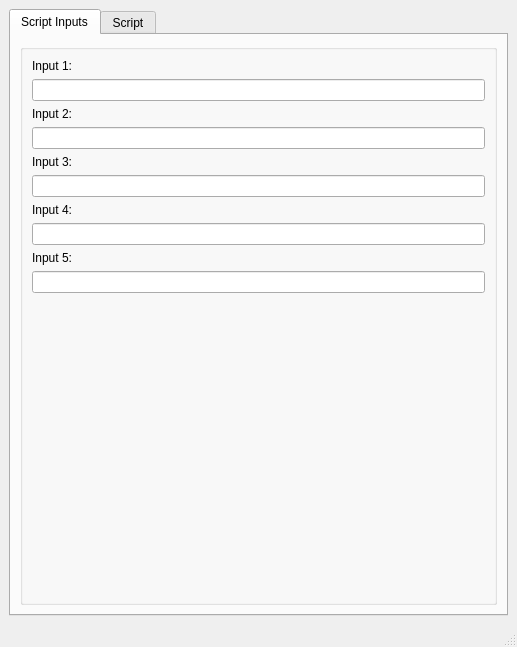
<ui version="4.0" >
 <class>MELGenerate</class>
 <widget class="QMainWindow" name="MELGenerate" >
  <property name="geometry" >
   <rect>
    <x>0</x>
    <y>0</y>
    <width>517</width>
    <height>647</height>
   </rect>
  </property>
  <property name="windowTitle" >
   <string>Texture Manager</string>
  </property>
  <widget class="QWidget" name="centralwidget" >
   <layout class="QGridLayout" name="gridLayout" >
    <item row="0" column="0" >
     <widget class="QTabWidget" name="tabWidget" >
      <property name="currentIndex" >
       <number>0</number>
      </property>
      <widget class="QWidget" name="tab" >
       <attribute name="title" >
        <string>Script Inputs</string>
       </attribute>
       <layout class="QGridLayout" name="gridLayout_3" >
        <item row="0" column="0" >
         <widget class="QGroupBox" name="groupBox" >
          <property name="title" >
           <string/>
          </property>
          <layout class="QVBoxLayout" name="verticalLayout" >
           <item>
            <widget class="QLabel" name="label" >
             <property name="text" >
              <string>Input 1:</string>
             </property>
            </widget>
           </item>
           <item>
            <widget class="QLineEdit" name="lineEdit_1" />
           </item>
           <item>
            <widget class="QLabel" name="label_1" >
             <property name="text" >
              <string>Input 2:</string>
             </property>
            </widget>
           </item>
           <item>
            <widget class="QLineEdit" name="lineEdit_2" />
           </item>
           <item>
            <widget class="QLabel" name="label_3" >
             <property name="text" >
              <string>Input 3:</string>
             </property>
            </widget>
           </item>
           <item>
            <widget class="QLineEdit" name="lineEdit_3" />
           </item>
           <item>
            <widget class="QLabel" name="label_4" >
             <property name="text" >
              <string>Input 4:</string>
             </property>
            </widget>
           </item>
           <item>
            <widget class="QLineEdit" name="lineEdit_4" />
           </item>
           <item>
            <widget class="QLabel" name="label_5" >
             <property name="text" >
              <string>Input 5:</string>
             </property>
            </widget>
           </item>
           <item>
            <widget class="QLineEdit" name="lineEdit_5" />
           </item>
           <item>
            <spacer name="verticalSpacer" >
             <property name="orientation" >
              <enum>Qt::Vertical</enum>
             </property>
             <property name="sizeHint" stdset="0" >
              <size>
               <width>20</width>
               <height>294</height>
              </size>
             </property>
            </spacer>
           </item>
          </layout>
         </widget>
        </item>
       </layout>
      </widget>
      <widget class="QWidget" name="tab_2" >
       <attribute name="title" >
        <string>Script</string>
       </attribute>
       <layout class="QGridLayout" name="gridLayout_2" >
        <item row="0" column="0" >
         <widget class="QTextEdit" name="textEdit" >
          <property name="html" >
           <string>&lt;!DOCTYPE HTML PUBLIC "-//W3C//DTD HTML 4.0//EN" "http://www.w3.org/TR/REC-html40/strict.dtd">
&lt;html>&lt;head>&lt;meta name="qrichtext" content="1" />&lt;style type="text/css">
p, li { white-space: pre-wrap; }
&lt;/style>&lt;/head>&lt;body style=" font-family:'MS Shell Dlg 2'; font-size:8.25pt; font-weight:400; font-style:normal;">
&lt;p style=" margin-top:0px; margin-bottom:0px; margin-left:0px; margin-right:0px; -qt-block-indent:0; text-indent:0px; font-size:8pt;">SDCSDF SDF SDF SDF SDF S[INPUT1]F SDFSDF SDF SD FSDF SD&lt;/p>&lt;/body>&lt;/html></string>
          </property>
         </widget>
        </item>
        <item row="1" column="0" >
         <widget class="QPushButton" name="pushButton" >
          <property name="text" >
           <string>Genereate Script</string>
          </property>
         </widget>
        </item>
       </layout>
      </widget>
     </widget>
    </item>
   </layout>
  </widget>
  <widget class="QMenuBar" name="menubar" >
   <property name="geometry" >
    <rect>
     <x>0</x>
     <y>0</y>
     <width>517</width>
     <height>19</height>
    </rect>
   </property>
  </widget>
  <widget class="QStatusBar" name="statusbar" />
 </widget>
 <resources/>
 <connections/>
</ui>
